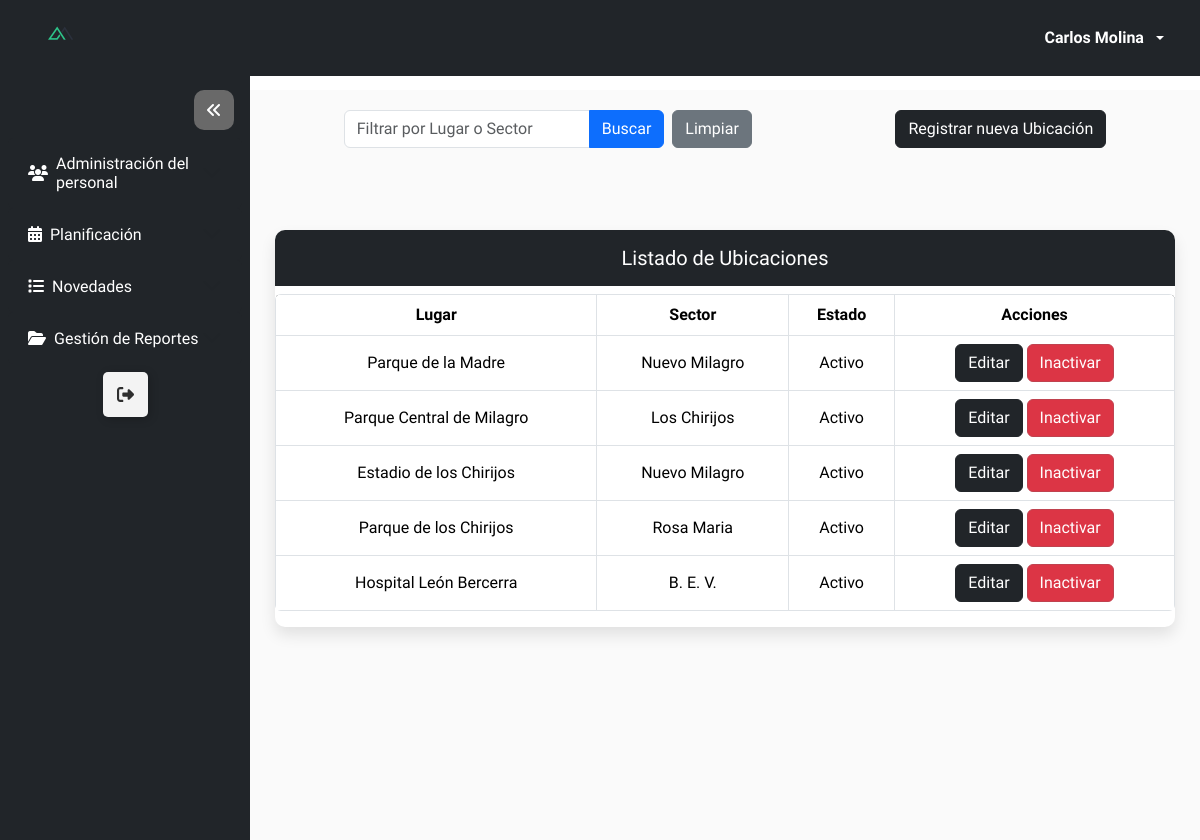
The app's page /ubicacion/inicio/ (signed in) with its own data.
### Modulos/Login/models.py (models this page shows, shortened)
class Usuario(AbstractBaseUser, PermissionsMixin):
    username = models.CharField(max_length=15,unique=True)
    email = models.EmailField(unique=True, max_length=50)
    nombre = models.CharField(max_length = 15, blank = True, null = True)
    apellido = models.CharField(max_length = 15, blank = True, null = True)
    cedula = models.CharField(unique=True, max_length=10, null=True)
    estado = models.BooleanField(default=True)
    is_staff = models.BooleanField(default=False)  # Permitir el acceso al admin
    is_superuser = models.BooleanField(default=False)  #Acceso completo y sin restricciones, permitiendo cualquier acción.
    primera_sesion = models.BooleanField(default=True)
    fecha_creacion = models.DateTimeField(auto_now_add=True)
    fecha_modificacion = models.DateTimeField(auto_now=True)
    rol = models.ForeignKey('Rol', on_delete=models.SET_NULL, null=True, blank=True)
    objects = UsuarioManager()
    USERNAME_FIELD = 'username'

### Modulos/Coordinador/Ubicacion/models.py (models this page shows, shortened)
class Ubicacion_Model(models.Model):
    lugar = models.CharField(unique = True, max_length = 50)
    sector = models.CharField(max_length = 100)
    estado = models.BooleanField(default = True)

### Modulos/Coordinador/Ubicacion/views.py (the view)
# urls.py: path('inicio/', Ubicacion_View.as_view(), name = 'inicio'),
class Ubicacion_View(LoginRequiredMixin, RoleRequiredMixin, ListView):
    model = Ubicacion_Model
    required_role = 'Coordinador'
    template_name = 'ubicacion.html'
    context_object_name = 'ubicacion'
    paginate_by = 5
    def get_context_data(self, **kwargs):
        context = super().get_context_data(**kwargs)
        context['dirurl'] = reverse('ubicacion:crear_ubicacion')
        context['title_table'] = 'Listado de Ubicaciones'
        context['dir_search'] = self.request.path
        context['query'] = self.request.GET.get('query', '')
        return context
    def get_queryset(self):
        query = self.request.GET.get('query')
        if query:
            return self.model.objects.filter(
                Q(lugar__icontains = query) |
                Q(sector__icontains = query)
            )
        return self.model.objects.all()

### Modulos/Login/mixin.py (called while the page is built)
    def dispatch(self, request, *args, **kwargs):
        if not request.user.rol or request.user.rol.name != self.required_role:
            return redirect(reverse('login:acceso_restringido'))
        return super().dispatch(request, *args, **kwargs)

### Modulos/Login/utils.py (called while the page is built)
def configuracion_completa():
    rol = Rol.objects.filter(name='Coordinador', estado=True).exists()
    usuario_coordinador = Usuario.objects.filter(rol__name='Coordinador', estado=True).exists()
    return rol and usuario_coordinador

### Modulos/Coordinador/Ubicacion/templates/ubicacion.html (shortened to what this page needs)
{% extends 'modulos.html' %}
{% load static %}
{% block search %}
<form action="{{ dir_search }}" method="GET">
    <div class="d-flex flex-row">
        <div class="input-group me-2">
            <input type="text" class="form-control" name="query" value="{{ query }}"
                placeholder="Filtrar por Lugar o Sector" aria-describedby="basic-addon2" />
            <button type="submit" class="btn btn-primary mr-1" id="idSearchSp">Buscar</button>
        </div>
        <a href="{{ dir_search }}" class="btn btn-secondary ">Limpiar</a>
    </div>
</form>
{% endblock %}
{% block btnTitle %}
<a class="btn btn-dark btn-add" href="{{ dirurl }}">
    Registrar nueva Ubicación
</a>
{% endblock %}
{% block thead %}
<th> Lugar </th>
<th> Sector </th>
<th> Estado </th>
<th> Acciones </th>
{% endblock %}
{% block tbody %}
{% if ubicacion %}
{% for i in ubicacion %}
<tr>
    <td> {{i.lugar}} </td>
    <td> {{i.sector}} </td>
    {% if i.estado == True %}
    <td> Activo </td>
    {% else %}
    <td> Inactivo </td>
    {% endif %}
    <td>
        <a class="btn btn-dark" href="{% url 'ubicacion:editar_ubicacion' i.id %}">
            Editar
        </a>
        <form action="{% url 'ubicacion:inactivar_activar_ubicacion' i.id %}" method="post" style="display: inline;">
            {% if i.estado %}
            <button type="submit" class="btn btn-danger">Inactivar</button>
            {% else %}
            <button type="submit" class="btn btn-success">Activar</button>
            {% endif %}
        </form>
    </td>
</tr>
{% endfor %}
{% else %}
<tr>
    <td colspan="5"> No existe ubicación registrada </td>
</tr>
{% endif %}
{% endblock %}

### templates/navbar.html (shortened to what this page needs)
{% load static %}
<nav class="navbar navbar-expand-lg navbar-dark bg-dark sticky-top">
    <div class="container-fluid">
        <a href="/" class="navbar-brand">
            <img src="{% static 'img/inci_manager.png' %}" class="mx-4" width="50px">
        </a>
        <div class="collapse navbar-collapse justify-content-end" id="navbarContent">
            <ul class="navbar-nav mb-2 mb-lg-0">
                <li class="nav-item dropdown mx-3 my-auto">
                    <a class="nav-link dropdown-toggle text-white d-flex align-items-center" href="#" role="button"
                        data-bs-toggle="dropdown" aria-expanded="false">
                        <span class="me-2"><b>{{ nombre }} {{ apellido }}</b></span>
                    </a>
                </li>
            </ul>
        </div>
    </div>
</nav>

### static/css/style.css (style rules this page uses)
:root { --bg-color: #FAFAFA; --sidebar-bg: rgb(18, 23, 30); --sidebar-hover-bg: beige; --sidebar-text-color: white; --sidebar-hover-text: black; --arrow-bg: dimgrey; --arrow-hover-bg: rgb(218, 218, 218); --arrow-hover-color: #12171e; --transition-speed: 0.5s; }

### static/css/style_tabla.css (style rules this page uses)
.table td, .table th { vertical-align: middle; }
.table th, td { padding: 40px; text-align: center; }

### records on screen
Usuario: nombre "Carlos", apellido "Molina"
Ubicacion_Model: lugar "Parque de la Madre", sector "Nuevo Milagro", estado "Activo"
Ubicacion_Model: lugar "Parque Central de Milagro", sector "Los Chirijos", estado "Activo"
Ubicacion_Model: lugar "Estadio de los Chirijos", sector "Nuevo Milagro", estado "Activo"
Ubicacion_Model: lugar "Parque de los Chirijos", sector "Rosa Maria", estado "Activo"
Ubicacion_Model: lugar "Hospital León Bercerra", sector "B. E. V.", estado "Activo"

### other values on screen
{{ title_table }} "Listado de Ubicaciones"
